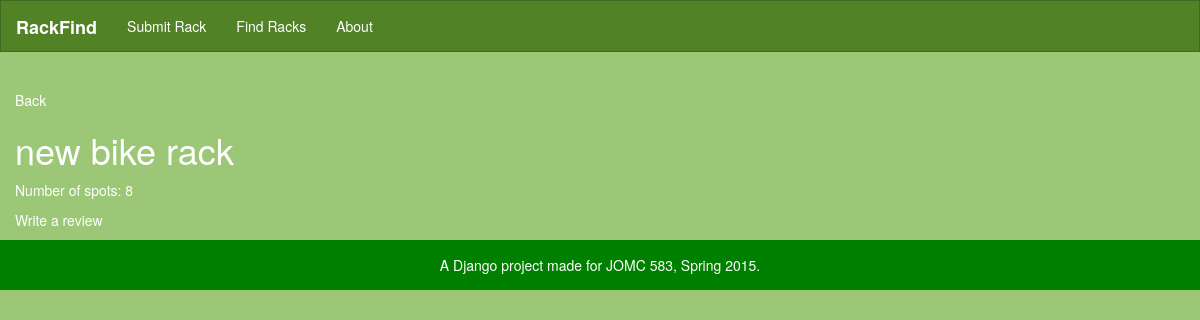
/detail/3, run on an earlier commit of the app's database.
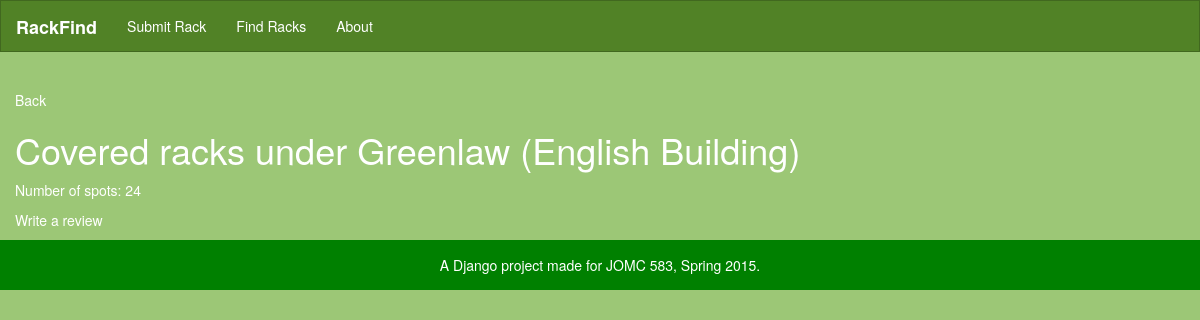
And on a later commit of the database.
### parking/models.py (models this page shows, shortened)
class Rack(models.Model):
    lat = models.CharField(unique=False, max_length=50)
    lng = models.CharField(unique=False, max_length=50)
    description = models.CharField(unique=False, max_length=1000)
    capacity = models.IntegerField (max_length=3, null='True')
    covered = models.BooleanField (default=False)
    intended = models.BooleanField (default=True)
    class Meta(object):
        verbose_name_plural = "racks"
        ordering = ('lat', 'lng', 'description', 'capacity', 'covered', 'intended')

### parking/views.py (the view)
# urls.py: url(r'^detail/(?P<pk>\d+)$', 'parking.views.detail', name='detail'),
def detail (request, pk):
    rack = get_object_or_404(Rack, id=pk)
    reviews = rack.review_set.all()
    return render(request, "parking/rack.html", {
        'rack': rack,
        'reviews': reviews
    })

### parking/templates/parking/rack.html (shortened to what this page needs)
{% extends 'base.html' %}
{% load static from staticfiles %}
{% block content %}
<a href="{%url 'find' %}">Back</a>
<h1>{{ rack.description }}</h1>
<p>Number of spots: {{ rack.capacity }}</p>
<p><a href="{% url 'review' rack.id %}">Write a review</a></p>
{% for review in reviews %}
{% load tz %}
{% endfor %}
{% endblock %}

What changed in the data, as far as the page shows it:
changed Rack: description "new bike rack" → "Covered racks under Greenlaw (English Building)"; capacity "8" → "24"
